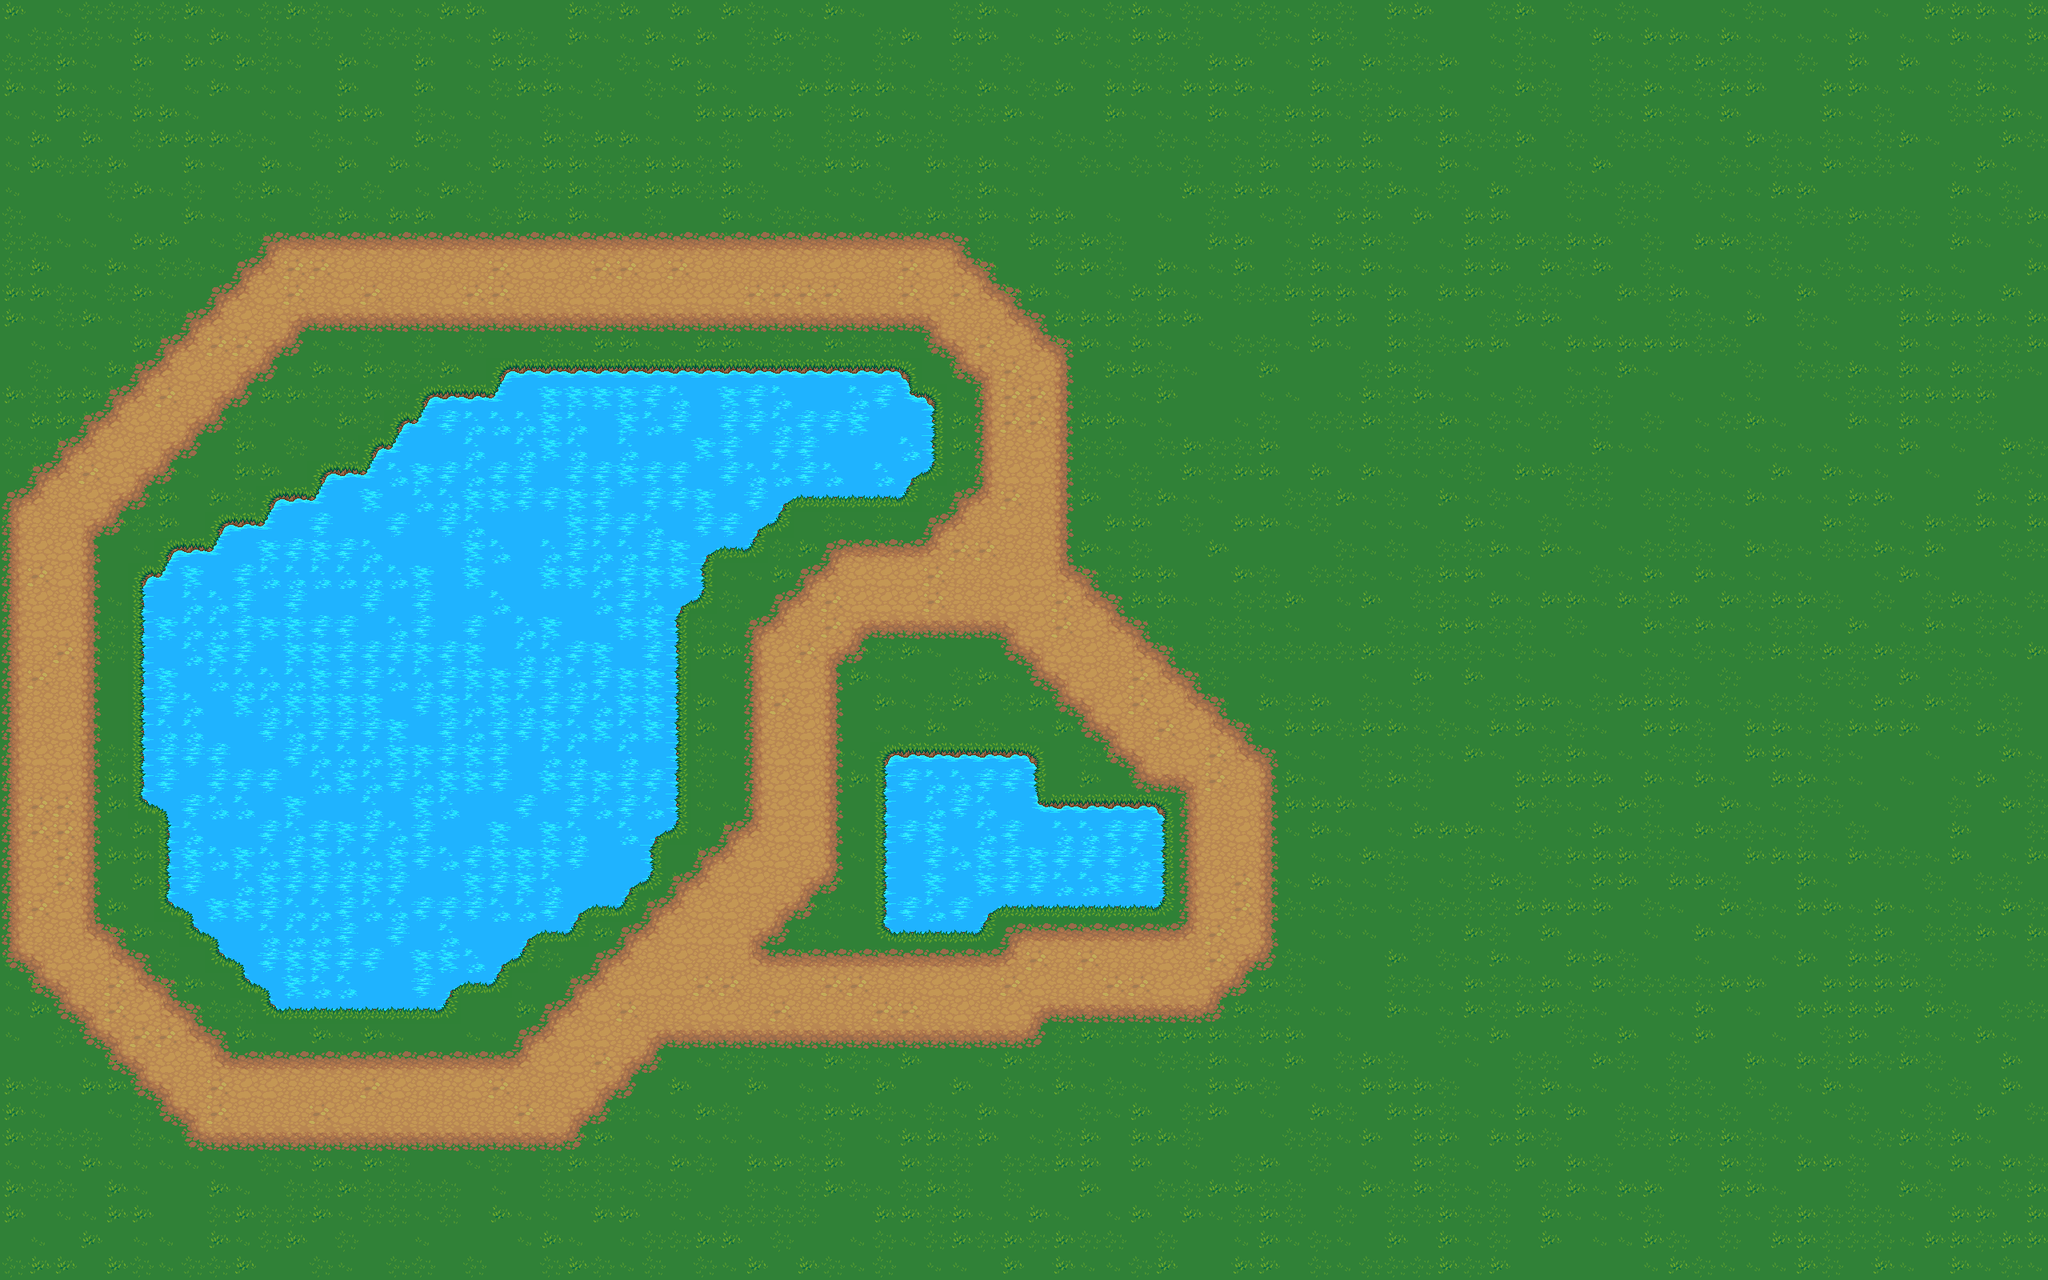

A 2D game scene composited from a Tiled map and its tileset images. What follows is a short description and the map's XML, with each tile layer's data collapsed to a summary:
An orthogonal 80x50 tile map with 32x32 px tiles, 2 tile layers (Tile Layer 1, paths), 3 tilesets and 2 objects.

<map version="1.0" orientation="orthogonal" width="80" height="50" tilewidth="32" tileheight="32">
 <tileset firstgid="1" name="grass" tilewidth="32" tileheight="32">
  <image source="../Downloads/lpc_terrain/twosided/grass.png" width="160" height="192" />
 </tileset>
 <tileset firstgid="31" name="coldwatergrass" tilewidth="32" tileheight="32">
  <image source="../Downloads/lpc_terrain/twosided/coldwatergrass.png" width="160" height="192" />
 </tileset>
 <tileset firstgid="61" name="dirt" tilewidth="32" tileheight="32">
  <image source="../Downloads/lpc_terrain/twosided/dirt.png" width="160" height="192" />
 </tileset>
 <layer name="Tile Layer 1" width="80" height="50">
  <data>[4000 cells, 4000 non-empty, 18 distinct tile ids]</data>
 </layer>
 <layer name="paths" width="80" height="50">
  <data>[4000 cells, 1192 non-empty, 31 distinct tile ids]</data>
 </layer>
 <objectgroup name="collision" width="80" height="50">
  <object x="1104" y="1168">
   <polygon points="0,0 123,1 137,-24 356,-29 356,-167 203,-173 195,-236 -5,-237" />
  </object>
  <object x="857" y="1037">
   <polygon points="0,0 0,-275 27,-295 29,-336 81,-344 137,-407 273,-408 317,-455 317,-547 293,-560 279,-587 -229,-591 -247,-563 -328,-559 -341,-529 -367,-524 -375,-499 -395,-492 -407,-467 -456,-467 -468,-437 -519,-437 -539,-404 -583,-405 -600,-371 -651,-371 -664,-344 -665,-337 -689,-332 -691,-37 -668,-17 -665,87 -645,104 -632,111 -623,136 -595,144 -587,168 -565,173 -559,199 -532,211 -524,233 -297,236 -281,209 -231,203 -215,176 -196,164 -184,143 -135,137 -121,115 -71,103 -65,83 -32,68 -28,16" />
  </object>
 </objectgroup>
</map>
